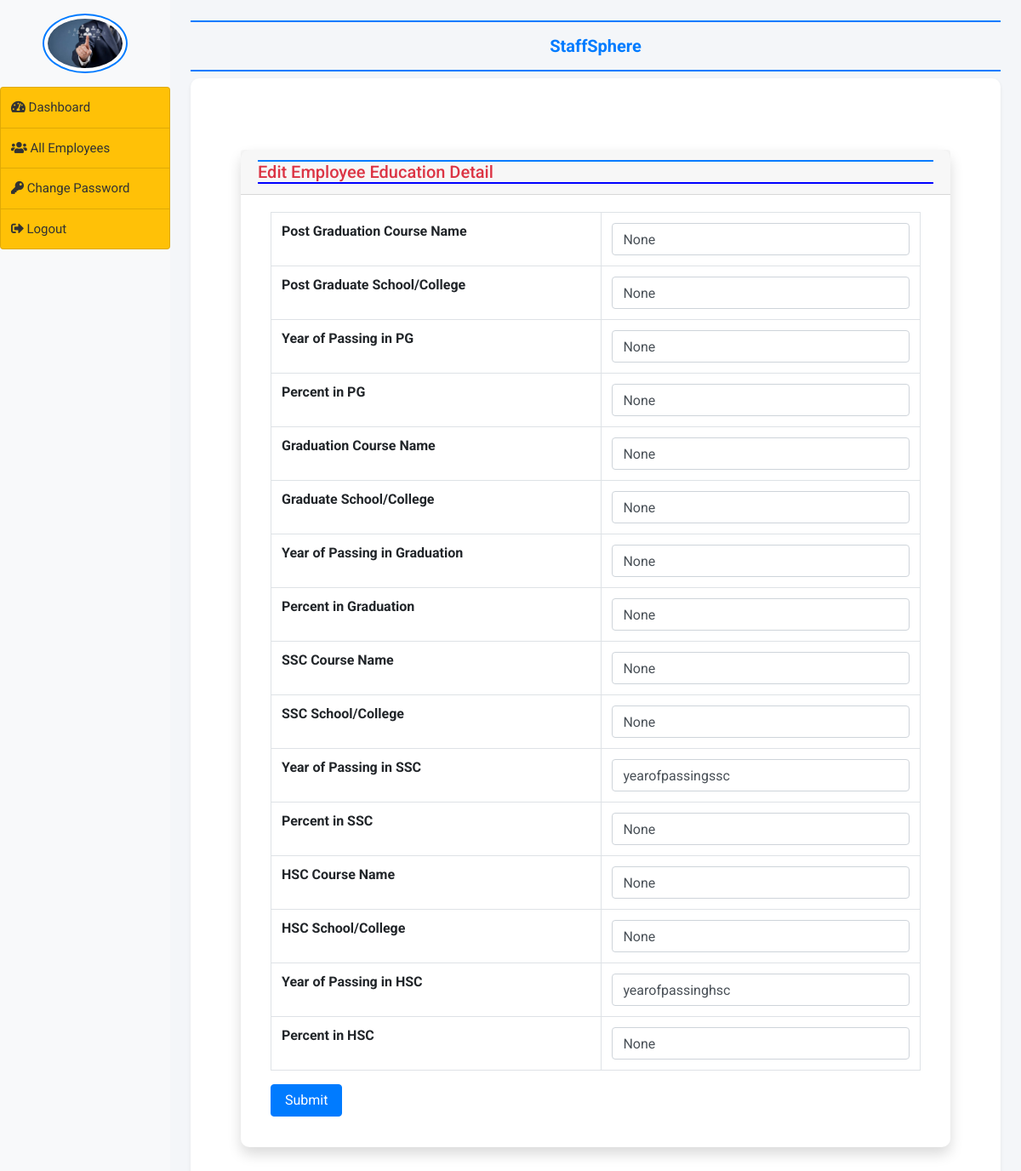
Screenshot of /edit_education/10 (signed in) with the database file from the repository.
### employee/models.py (models this page shows, shortened)
class EmployeeEducation(models.Model):
    user = models.ForeignKey(User,on_delete=models.CASCADE)
    coursepg = models.CharField(max_length=100,null=True)
    schoolclgpg = models.CharField(max_length=200,null=True)
    yearofpassing = models.CharField(max_length=20,null=True)
    percentagepg = models.CharField(max_length=30,null=True)
    coursegra = models.CharField(max_length=100,null=True)
    schoolclgra = models.DateField(max_length=200,null=True)
    yearofpassinggra = models.CharField(max_length=20, null=True)
    percentagegra = models.CharField(max_length=30, null=True)
    coursessc= models.CharField(max_length=100, null=True)
    schoolclgssc = models.CharField(max_length=200, null=True)
    yearofpassingssc = models.CharField(max_length=20, null=True)
    percentagessc = models.CharField(max_length=30, null=True)
    coursehsc = models.CharField(max_length=100, null=True)
    schoolclghsc = models.CharField(max_length=200, null=True)
    yearofpassinghsc = models.CharField(max_length=20, null=True)
    percentagehsc = models.CharField(max_length=30, null=True)

### employee/views.py (the view, shortened to what this page needs)
# urls.py: path('edit_education/<int:pid>', edit_education, name='edit_education'),
def edit_education(request,pid):
    if not request.user.is_authenticated:
        return redirect('admin_login')
    error = ""
    user = User.objects.get(id=pid)
    education = EmployeeEducation.objects.get(user=user)
    return render(request,'edit_education.html',locals())

### employee/templates/edit_education.html (shortened to what this page needs)
{% extends 'admin_base.html' %}
{% block main %}
<div class="container mt-5">
    <div class="card shadow m-2">
        <div class="card-header">
            <h5 class="text-danger mb-0" style="border-bottom: 2px solid blue;">Edit Employee Education Detail</h5>
        </div>
        <div class="card-body">
            <div class="container-fluid">
                <form method="post">
                    <table class="table table-bordered">
                        <tbody>
                            <tr>
                                <th>Post Graduation Course Name</th>
                                <td><input type="text" name="coursepg" class="form-control" value="{{education.coursepg}}" required></td>
                            </tr>
                            <tr>
                                <th>Post Graduate School/College</th>
                                <td><input type="text" name="schoolclgpg" class="form-control" value="{{education.schoolclgpg}}" required></td>
                            </tr>
                            <tr>
                                <th>Year of Passing in PG</th>
                                <td><input type="text" name="yearofpassing" class="form-control" value="{{education.yearofpassing}}" required></td>
                            </tr>
                            <tr>
                                <th>Percent in PG</th>
                                <td><input type="text" name="percentagepg" class="form-control" value="{{education.percentagepg}}" required></td>
                            </tr>
                            <tr>
                                <th>Graduation Course Name</th>
                                <td><input type="text" name="coursegra" class="form-control" value="{{education.coursegra}}" required></td>
                            </tr>
                            <tr>
                                <th>Graduate School/College</th>
                                <td><input type="text" name="schoolclgra" class="form-control" value="{{education.schoolclgra}}" required></td>
                            </tr>
                            <tr>
                                <th>Year of Passing in Graduation</th>
                                <td><input type="text" name="yearofpassinggra" class="form-control" value="{{education.yearofpassinggra}}" required></td>
                            </tr>
                            <tr>
                                <th>Percent in Graduation</th>
                                <td><input type="text" name="percentagegra" class="form-control" value="{{education.percentagegra}}" required></td>
                            </tr>
                            <tr>
                                <th>SSC Course Name</th>
                                <td><input type="text" name="coursessc" class="form-control" value="{{education.coursessc}}" required></td>
                            </tr>
                            <tr>
                                <th>SSC School/College</th>
                                <td><input type="text" name="schoolclgssc" class="form-control" value="{{education.schoolclgssc}}" required></td>
                            </tr>
                            <tr>
                                <th>Year of Passing in SSC</th>
                                <td><input type="text" name="yearofpassingssc" class="form-control" value="{{education.yearofpassingssc}}" required></td>
                            </tr>
                            <tr>
                                <th>Percent in SSC</th>
                                <td><input type="text" name="percentagessc" class="form-control" value="{{education.percentagessc}}" required></td>
                            </tr>
                            <tr>
                                <th>HSC Course Name</th>
                                <td><input type="text" name="coursehsc" class="form-control" value="{{education.coursehsc}}" required></td>
                            </tr>
                            <tr>
                                <th>HSC School/College</th>
                                <td><input type="text" name="schoolclghsc" class="form-control" value="{{education.schoolclghsc}}" required></td>
                            </tr>
                            <tr>
                                <th>Year of Passing in HSC</th>
                                <td><input type="text" name="yearofpassinghsc" class="form-control" value="{{education.yearofpassinghsc}}" required></td>
                            </tr>
                            <tr>
                                <th>Percent in HSC</th>
                                <td><input type="text" name="percentagehsc" class="form-control" value="{{education.percentagehsc}}" required></td>
                            </tr>
                        </tbody>
                    </table>
                    <input type="submit" value="Submit" class="btn btn-primary px-3">
                </form>
            </div>
        </div>
    </div>
</div>
{% endblock %}

### employee/templates/admin_base.html (style rules this page uses)
body { font-family: 'Roboto', sans-serif; background-color: #f4f6f9; }
h5 { color: #007bff; border-bottom: 2px solid #007bff; border-top: 2px solid #007bff; }
.card { background-color: white; border-radius: 10px; border: none; box-shadow: 0px 3px 15px rgba(0, 0, 0, 0.1); }

### rows the page displays
EmployeeEducation: coursepg "None", schoolclgpg "None", yearofpassing "None", percentagepg "None", coursegra "None", schoolclgra "None", yearofpassinggra "None", percentagegra "None", coursessc "None", schoolclgssc "None", yearofpassingssc "yearofpassingssc", percentagessc "None", coursehsc "None", schoolclghsc "None", yearofpassinghsc "yearofpassinghsc", percentagehsc "None"
